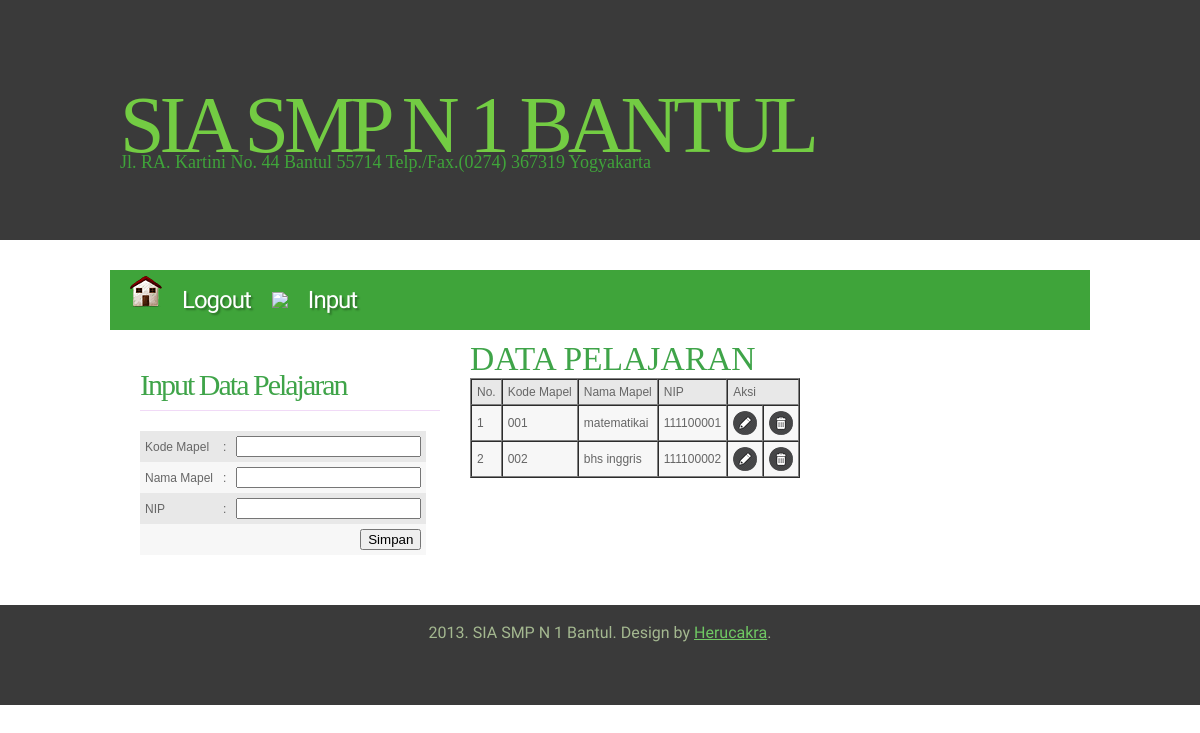
Page /data_mapel.php (signed in) on the committed database.
### tables this page shows
CREATE TABLE IF NOT EXISTS `mapel` (
  `kd_mapel` varchar(10) NOT NULL,
  `nm_mapel` varchar(30) NOT NULL,
  `kd_kelas` varchar(10) NOT NULL,
  `nip` varchar(20) NOT NULL,
  PRIMARY KEY (`kd_mapel`),
  KEY `kd_kelas` (`kd_kelas`),
  KEY `nip` (`nip`)
);

### data_mapel.php (the view, shortened to what this page needs)
<html>
<head>
<link href="style.css" rel="stylesheet" type="text/css" media="screen" />
</head>
<body>
<div id="wrapper">
	<div id="header-wrapper">
		<div id="header">
			<div id="logo">
				<h1><a href="#">SIA SMP N 1 Bantul</a></h1>
				<p>Jl. RA. Kartini No. 44 Bantul 55714 Telp./Fax.(0274) 367319 Yogyakarta</p>
			</div>
		</div>
	</div>
	<div id="menu-wrapper">
		<ul id="menu">
		<li><a href="logout.php"><img src ="images/home.png" /><span>Logout</span></a></li>
		<li><img src ="images/nilai.png" /><span>Input</span></a>
		</li>
		</ul>
	</div>
	<div id="page">
		<div id="content">
			<div class="contentbg">
				<h2>DATA PELAJARAN</h2>
				<table border="1" cellpadding="5" cellspacing="0">
				<tbody>
					<tr class='dark'>
						<td>No.</td>
						<td>Kode Mapel</td>
						<td>Nama Mapel</td>
						<td>NIP</td>
						<td colspan="2">Aksi</td>
					</tr>
				<?php
				$query = mysql_query("select * from mapel");
				$no = 1;
				while ($data = mysql_fetch_array($query)) {
				?>
					<tr class='light'>
					<td><?php echo $no; ?></td>
						<td><?php echo $data['kd_mapel']; ?></td>
						<td><?php echo $data['nm_mapel']; ?></td>
						<td><?php echo $data['nip']; ?></td>
						<td><a href="edit_mapel.php?kd_mapel=<?php echo $data['kd_mapel']; ?>"><img src ="images/edit.png" /></a></td>
						<td><a href="deleteM.php?kd_mapel=<?php echo $data['kd_mapel']; ?>"><img src ="images/bin.png" /></a></td>
					</tr>
				<?php
					$no++;
				}
				?>
				</tbody>
				</table>
			</div>
		</div>
		<div id="sidebar-bg">
			<div id="sidebar">
				<ul>
					<h2>Input Data Pelajaran</h2>
					<form name="input_data" action="insertM.php" method="post">
					<table border="0" cellpadding="5" cellspacing="0">
						<tbody>
						<tr class='dark'>
							<td>Kode Mapel</td>
							<td>:</td>
							<td><input type="text" name="kd_mapel" required="required" /></td>
						</tr>
						<tr class='light'>
							<td>Nama Mapel</td>
							<td>:</td>
							<td><input type="text" name="nm_mapel" required="required" /></td>
						</tr>
						<tr class='dark'>
							<td>NIP</td>
							<td>:</td>
							<td><input type="text" name="nip" required="required" /></td>
						</tr>
						<tr class='light'>
							<td align="right" colspan="3"><input type="submit" name="submit" value="Simpan" /></td>
						</tr>
						</tbody>
					</table>
					</form>
				</ul>
			</div>
		</div>
		<div style="clear: both;">&nbsp;</div>
	</div>
</div>
<div id="footer">
	<p>2013. SIA SMP N 1 Bantul. Design by <a href="http://www.smpn1bantul.net">Herucakra</a>.</p>
</div>
</body>
</html>

### style.css (style rules this page uses)
body { margin: 0; padding: 0; background: #FFFFFF; font-family: Arial, Helvetica, sans-serif; font-size: 14px; color: #181B20; }
h1, h2, h3 { margin: 0px; padding: 0px; font-family: 'Arvo', serif; font-weight: 400; color: #3FA449; }
table tbody { font-size: 12px; }
table tbody tr.light { color:#666666; background-color:#F7F7F7; }
table tbody tr.dark { color:#666666; background-color:#E8E8E8; }
h1 { font-size: 2em; }
h2 { font-size: 2.4em; }
p, ul, ol { margin-top: 0; line-height: 180%; }
a { text-decoration: none; color: #9C9A9A; }
#wrapper { margin: 0 auto; padding: 0; }
#header-wrapper { height: 240px; background: #3A3A3A; margin-bottom: 30px; }
#header { width: 960px; height: 240px; margin: 0 auto; }
#logo { width: 980px; height: 100px; margin: 0px auto; padding: 80px 0px 0px 0px; color: #3FA43A; }
#logo h1, #logo p { display: block; margin: 0px; padding: 0px; }
#logo h1 { letter-spacing: -5px; text-align: left; text-transform: uppercase; font-size: 80px; color: #3FA43A; }
#logo h1 a { color: #73CC43; }
#logo p { margin-top: -25px; text-align: left; font-family: 'Arvo', serif; font-size: 18px; }
#logo a { border: none; background: none; text-decoration: none; color: #3FA43A; }
#menu-wrapper { width: 980px; height: 60px; margin: 0px auto; padding: 0px; background: #3FA43A; }
#menu { margin: 0; padding: 0px 20px; list-style: none; line-height: 60px; letter-spacing: -1px; text-decoration: none; text-shadow: 2px 2px 2px rgba(0,0,0,.3); font-family: 'Abel', sans-serif; font-size: 24px; font-weight: normal; color: #FFFFFF; }
#menu li { float: left; margin-right: 1px; }
#menu a { display: block; float: left; height: 60px; margin: 0px; color: #FFFFFF; }
#menu span { padding: 0px 20px; }
#page { width: 980px; margin: 0px auto; padding: 0px; }
#content { float: right; width: 650px; }
#content .contentbg { width: 590px; padding: 10px 30px 0px 30px; }
#sidebar-bg { float: left; width: 330px; }
#sidebar { overflow: hidden; width: 300px; padding: 30px 30px 20px 30px; }
#sidebar ul { margin: 0; padding: 0; list-style: none; }
#sidebar h2 { height: 38px; margin-bottom: 20px; padding: 12px 0 0 0px; border-bottom: 1px solid #F1DAF7; letter-spacing: -2px; font-size: 30px; color: #3FA449; }
#footer { height: 100px; background: #3A3A3A; }
#footer p { margin: 0; padding-top: 18px; line-height: normal; text-align: center; font-family: 'Abel', sans-serif; font-size: 16px; color: #A4B890; }
#footer a { text-decoration: underline; color: #70C964; }

### rows in the picture
mapel: kd_mapel "001", nm_mapel "matematikai", nip "111100001"
mapel: kd_mapel "002", nm_mapel "bhs inggris", nip "111100002"
